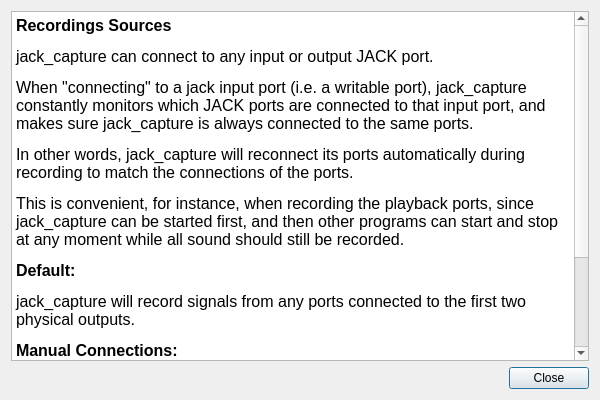
<?xml version="1.0" encoding="UTF-8"?>
<ui version="4.0">
 <class>sourcesHelpWin</class>
 <widget class="QDialog" name="sourcesHelpWin">
  <property name="geometry">
   <rect>
    <x>0</x>
    <y>0</y>
    <width>600</width>
    <height>400</height>
   </rect>
  </property>
  <property name="minimumSize">
   <size>
    <width>200</width>
    <height>200</height>
   </size>
  </property>
  <property name="windowTitle">
   <string>Recordings Sources Help</string>
  </property>
  <layout class="QVBoxLayout" name="verticalLayout">
   <item>
    <widget class="QTextBrowser" name="textBrowser">
     <property name="html">
      <string>&lt;!DOCTYPE HTML PUBLIC &quot;-//W3C//DTD HTML 4.0//EN&quot; &quot;http://www.w3.org/TR/REC-html40/strict.dtd&quot;&gt;
&lt;html&gt;&lt;head&gt;&lt;meta name=&quot;qrichtext&quot; content=&quot;1&quot; /&gt;&lt;style type=&quot;text/css&quot;&gt;
p, li { white-space: pre-wrap; }
&lt;/style&gt;&lt;/head&gt;&lt;body style=&quot; font-family:'Noto Sans'; font-size:10pt; font-weight:400; font-style:normal;&quot;&gt;
&lt;p style=&quot; margin-top:12px; margin-bottom:12px; margin-left:0px; margin-right:0px; -qt-block-indent:0; text-indent:0px;&quot;&gt;&lt;span style=&quot; font-size:12pt; font-weight:600;&quot;&gt;Recordings Sources&lt;/span&gt;&lt;/p&gt;
&lt;p style=&quot; margin-top:12px; margin-bottom:12px; margin-left:0px; margin-right:0px; -qt-block-indent:0; text-indent:0px;&quot;&gt;&lt;span style=&quot; font-family:'monospace'; font-size:12pt;&quot;&gt;jack_capture&lt;/span&gt;&lt;span style=&quot; font-size:12pt;&quot;&gt; can connect to any input or output JACK port.&lt;/span&gt;&lt;/p&gt;
&lt;p style=&quot; margin-top:12px; margin-bottom:12px; margin-left:0px; margin-right:0px; -qt-block-indent:0; text-indent:0px;&quot;&gt;&lt;span style=&quot; font-size:12pt;&quot;&gt;When &amp;quot;connecting&amp;quot; to a jack input port (i.e. a writable port), &lt;/span&gt;&lt;span style=&quot; font-family:'monospace'; font-size:12pt;&quot;&gt;jack_capture&lt;/span&gt;&lt;span style=&quot; font-size:12pt;&quot;&gt; constantly monitors which JACK ports are connected to that input port, and makes sure &lt;/span&gt;&lt;span style=&quot; font-family:'monospace'; font-size:12pt;&quot;&gt;jack_capture&lt;/span&gt;&lt;span style=&quot; font-size:12pt;&quot;&gt; is always connected to the same ports.&lt;/span&gt;&lt;/p&gt;
&lt;p style=&quot; margin-top:12px; margin-bottom:12px; margin-left:0px; margin-right:0px; -qt-block-indent:0; text-indent:0px;&quot;&gt;&lt;span style=&quot; font-size:12pt;&quot;&gt;In other words, &lt;/span&gt;&lt;span style=&quot; font-family:'monospace'; font-size:12pt;&quot;&gt;jack_capture&lt;/span&gt;&lt;span style=&quot; font-size:12pt;&quot;&gt; will reconnect its ports automatically during recording to match the connections of the ports.&lt;/span&gt;&lt;/p&gt;
&lt;p style=&quot; margin-top:12px; margin-bottom:12px; margin-left:0px; margin-right:0px; -qt-block-indent:0; text-indent:0px;&quot;&gt;&lt;span style=&quot; font-size:12pt;&quot;&gt;This is convenient, for instance, when recording the playback ports, since &lt;/span&gt;&lt;span style=&quot; font-family:'monospace'; font-size:12pt;&quot;&gt;jack_capture&lt;/span&gt;&lt;span style=&quot; font-size:12pt;&quot;&gt; can be started first, and then other programs can start and stop at any moment while all sound should still be recorded.&lt;/span&gt;&lt;/p&gt;
&lt;p style=&quot; margin-top:12px; margin-bottom:12px; margin-left:0px; margin-right:0px; -qt-block-indent:0; text-indent:0px;&quot;&gt;&lt;span style=&quot; font-size:12pt; font-weight:600;&quot;&gt;Default:&lt;/span&gt;&lt;/p&gt;
&lt;p style=&quot; margin-top:12px; margin-bottom:12px; margin-left:0px; margin-right:0px; -qt-block-indent:0; text-indent:0px;&quot;&gt;&lt;span style=&quot; font-family:'monospace'; font-size:12pt;&quot;&gt;jack_capture&lt;/span&gt;&lt;span style=&quot; font-size:12pt;&quot;&gt; will record signals from any ports connected to the first two physical outputs.&lt;/span&gt;&lt;/p&gt;
&lt;p style=&quot; margin-top:12px; margin-bottom:12px; margin-left:0px; margin-right:0px; -qt-block-indent:0; text-indent:0px;&quot;&gt;&lt;span style=&quot; font-size:12pt; font-weight:600;&quot;&gt;Manual Connections:&lt;/span&gt;&lt;/p&gt;
&lt;p style=&quot; margin-top:12px; margin-bottom:12px; margin-left:0px; margin-right:0px; -qt-block-indent:0; text-indent:0px;&quot;&gt;&lt;span style=&quot; font-family:'monospace'; font-size:12pt;&quot;&gt;jack_capture&lt;/span&gt;&lt;span style=&quot; font-size:12pt;&quot;&gt; will not connect to any ports and you need to connect its input ports manually using another program.&lt;/span&gt;&lt;/p&gt;
&lt;p style=&quot; margin-top:12px; margin-bottom:12px; margin-left:0px; margin-right:0px; -qt-block-indent:0; text-indent:0px;&quot;&gt;&lt;span style=&quot; font-size:12pt; font-weight:600;&quot;&gt;Selected Ports:&lt;/span&gt;&lt;/p&gt;
&lt;p style=&quot; margin-top:12px; margin-bottom:12px; margin-left:0px; margin-right:0px; -qt-block-indent:0; text-indent:0px;&quot;&gt;&lt;span style=&quot; font-family:'monospace'; font-size:12pt;&quot;&gt;jack_capture&lt;/span&gt;&lt;span style=&quot; font-size:12pt;&quot;&gt; will record signals from the selected output (source) ports or any ports connected to the selected input (sink) ports.&lt;/span&gt;&lt;/p&gt;&lt;/body&gt;&lt;/html&gt;</string>
     </property>
    </widget>
   </item>
   <item>
    <widget class="QDialogButtonBox" name="buttonBox">
     <property name="orientation">
      <enum>Qt::Horizontal</enum>
     </property>
     <property name="standardButtons">
      <set>QDialogButtonBox::Close</set>
     </property>
    </widget>
   </item>
  </layout>
 </widget>
 <resources/>
 <connections>
  <connection>
   <sender>buttonBox</sender>
   <signal>accepted()</signal>
   <receiver>sourcesHelpWin</receiver>
   <slot>accept()</slot>
   <hints>
    <hint type="sourcelabel">
     <x>248</x>
     <y>254</y>
    </hint>
    <hint type="destinationlabel">
     <x>157</x>
     <y>274</y>
    </hint>
   </hints>
  </connection>
  <connection>
   <sender>buttonBox</sender>
   <signal>rejected()</signal>
   <receiver>sourcesHelpWin</receiver>
   <slot>reject()</slot>
   <hints>
    <hint type="sourcelabel">
     <x>316</x>
     <y>260</y>
    </hint>
    <hint type="destinationlabel">
     <x>286</x>
     <y>274</y>
    </hint>
   </hints>
  </connection>
 </connections>
</ui>
